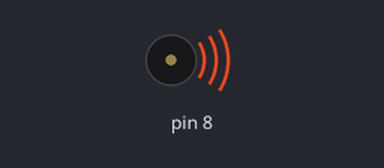
Recording of a sketch running on a simulated Arduino Uno, built with avr-gcc and run on an emulated ATmega328P. On the bench: buzzer (waves = sounding).

Above: at 0.1 s.
Timing chart, 0 to 39.5 s (numbered marks = the images above):
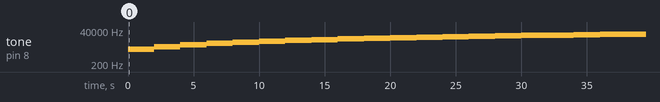

The sketch:

6_project.ino
```cpp
float a;
int b;
void setup() {
  // put your setup code here, to run once:
  pinMode(8,OUTPUT);
}

void loop() {
  // put your main code here, to run repeatedly:
  for(int i = 0; i < 180; i++){
  a = sin(i * 3.14 / 180);
  b = 2000 + int(i * 1000);
  tone(8, b);
  delay(2000);
  }
}
```

Measured:
- by itself, tone on pin 8: plays 2000 Hz for 2.0 s, 3000 Hz for 2.0 s, 4000 Hz for 2.0 s, 5000 Hz for 2.0 s, 6000 Hz for 2.0 s, 7000 Hz for 2.0 s … (20 notes in this stretch)
